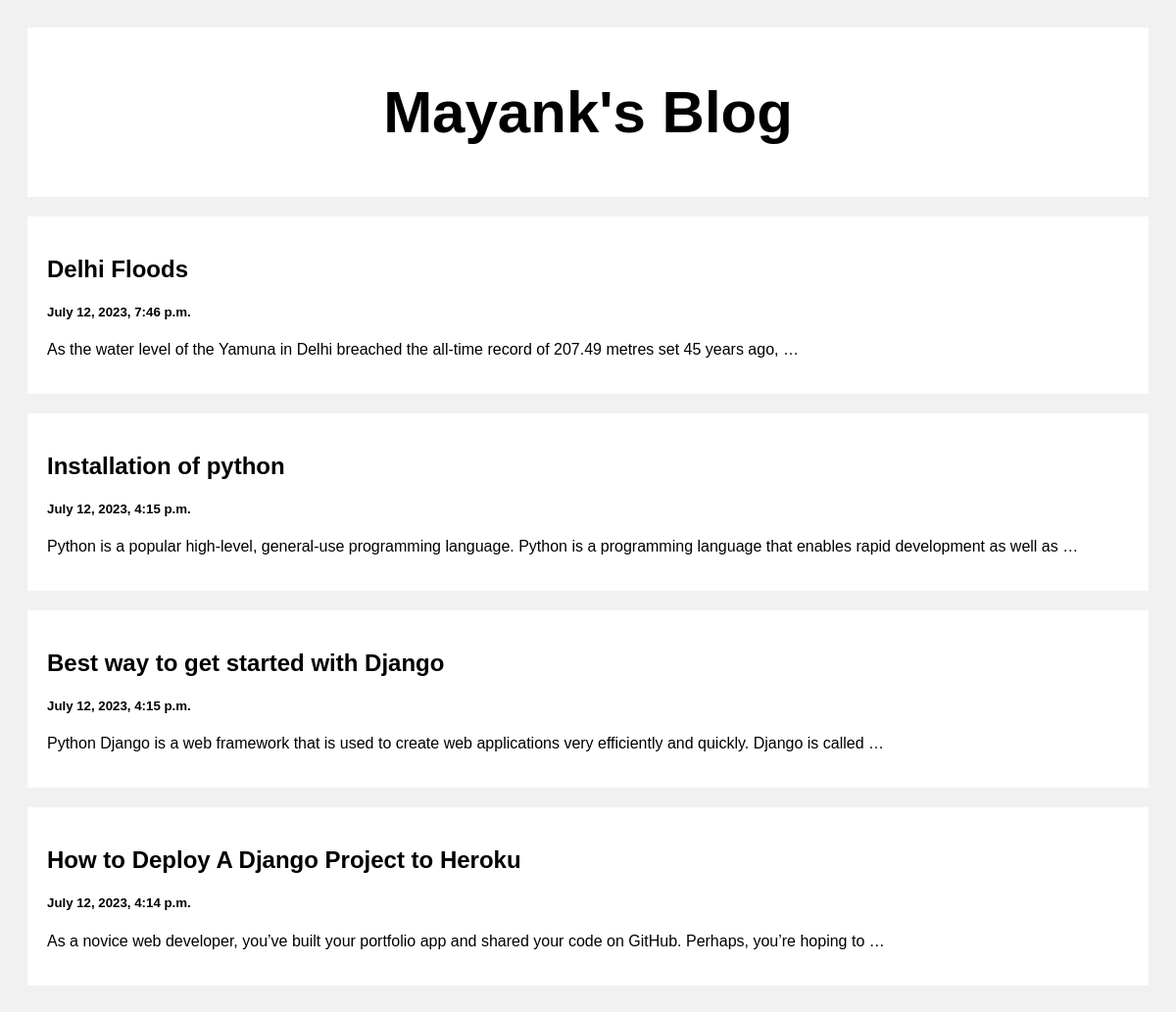
The page / on the database its author committed.
### posts/models.py (models this page shows)
class Post(models.Model):
    title=models.CharField(max_length=100)
    body=models.CharField(max_length=1000000)
    created_at=models.DateTimeField(default=datetime.now,blank=True)

### posts/views.py (the view)
# urls.py: path("",views.index,name='index'),
def index(request):
    posts=Post.objects.all()
    return render(request,"index.html",{"posts":posts})

### templates/index.html (shortened to what this page needs)
<!DOCTYPE html>
<html>
<head>
</head>
<body>
<div class="header">
  <h2>Mayank's Blog</h2>
</div>
<div class="row">
  <div class="leftcolumn">
    {% for post in posts reversed %}
    <div class="card">
      <a style="text-decoration: none; color: black;" href="/post/{{post.id}}">
        <h2>{{post.title}}</h2>
        <h5>{{post.created_at}}</h5>
        <p>{{post.body|truncatewords:20}}</p>
      </a>
    </div>
    {% endfor %}
  </div>
</div>
</body>
</html>

### templates/index.html (style rules this page uses)
* { box-sizing: border-box; }
body { font-family: Arial; padding: 20px; background: #f1f1f1; }
.header { padding: 2px; font-size: 40px; text-align: center; background: white; }
.leftcolumn { float: left; width: 100%; }
.card { background-color: white; padding: 20px; margin-top: 20px; }
.row:after { content: ""; display: table; clear: both; }

### rows shown on the page
Post: title "Delhi Floods", created_at "July 12, 2023, 7:46 p.m.", body "As the water level of the Yamuna in Delhi breached the all-time record of 207.49 metres set 45 years ago, …"
Post: title "Installation of python", created_at "July 12, 2023, 4:15 p.m.", body "Python is a popular high-level, general-use programming language. Python is a programming language that enables rapid development as well as …"
Post: title "Best way to get started with Django", created_at "July 12, 2023, 4:15 p.m.", body "Python Django is a web framework that is used to create web applications very efficiently and quickly. Django is called …"
Post: title "How to Deploy A Django Project to Heroku", created_at "July 12, 2023, 4:14 p.m.", body "As a novice web developer, you’ve built your portfolio app and shared your code on GitHub. Perhaps, you’re hoping to …"
